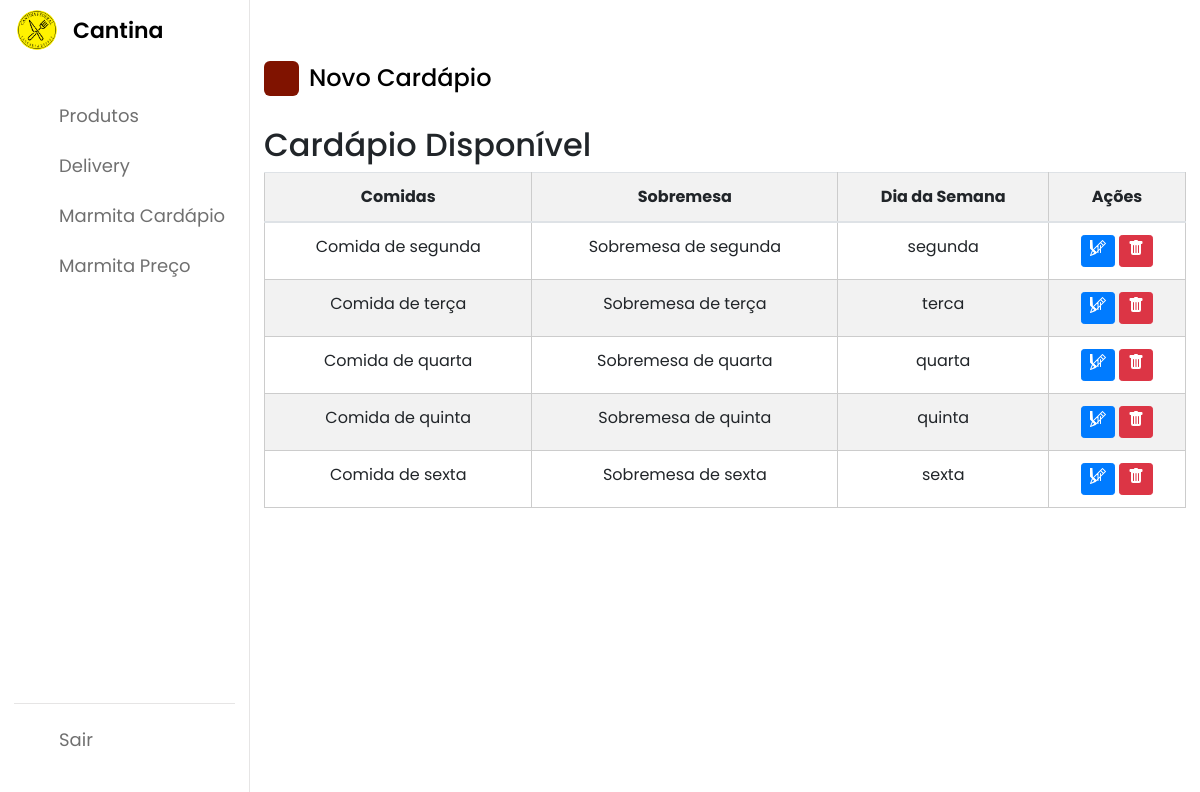
/homeadm/cardapioadm.php (signed in), run on an earlier commit of the app's database.
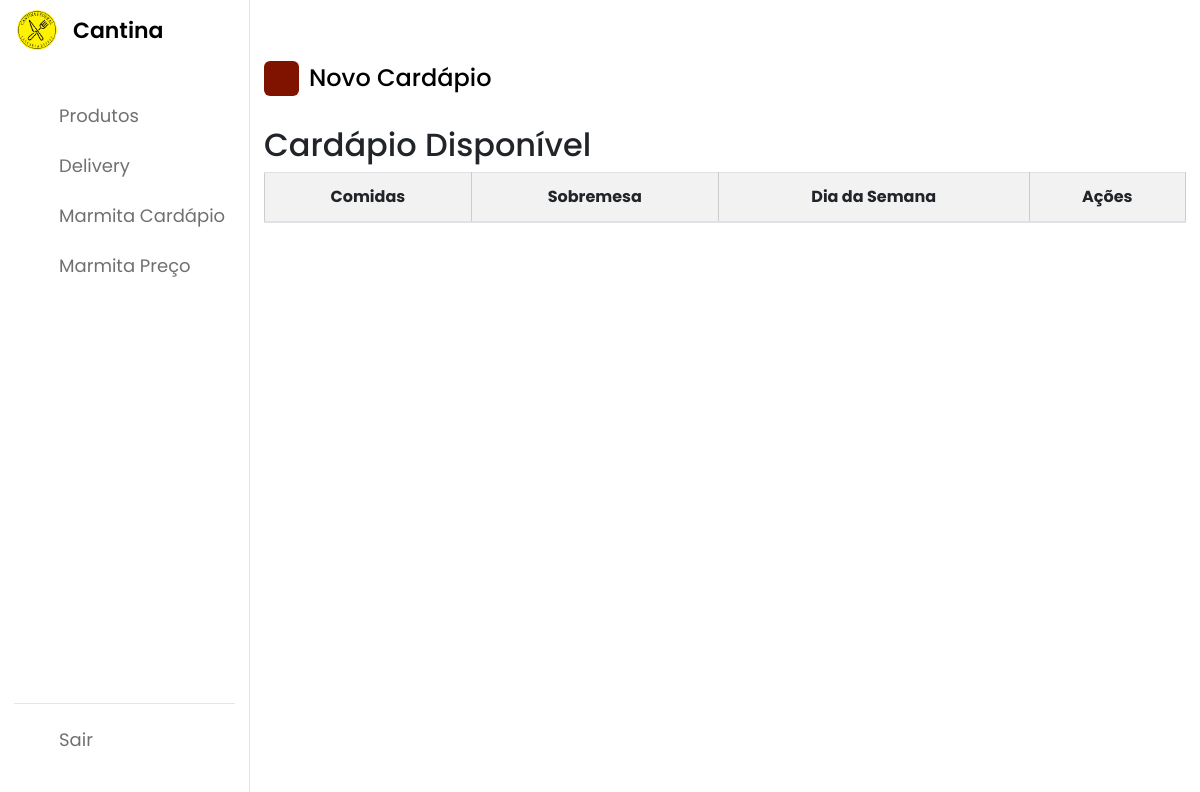
And on a later commit of the database.
### tables this page shows
CREATE TABLE cardapio (
    id_cardapio INT AUTO_INCREMENT PRIMARY KEY,
    comidas TEXT NOT NULL,
    sobremesa VARCHAR(255),
    dia_semana VARCHAR(10)
);

### homeadm/cardapioadm.php (the view, shortened to what this page needs)
<?php
include('../config.php');
$sql = "SELECT id_cardapio, comidas, sobremesa, dia_semana FROM cardapio";
$result = $conexao->query($sql);
?>
<!DOCTYPE html>
<html lang="pt-br">
<head>
    <link rel="stylesheet" href="https://maxcdn.bootstrapcdn.com/bootstrap/4.0.0/css/bootstrap.min.css">
    <link rel="stylesheet" href="https://unicons.iconscout.com/release/v4.0.0/css/line.css">
    <link rel="stylesheet" type="text/css" href="../css/homeadm.css">
</head>
<body>
    <nav>
        <div class="logo-name">
            <div class="logo-image">
                <img src="../fotos/cantinalogo.png" alt="">
            </div>
            <span class="logo_name">Cantina</span>
        </div>
        <div class="menu-items">
            <ul class="nav-links">
                <li>
                    <a href="homeadm.php">
                        <i class="uil uil-shopping-bag"></i>
                        <span class="link-name">Produtos</span>
                    </a>
                </li>
                <li>
                    <a href="marmitasadm.php">
                        <i class="uil uil-truck"></i>
                        <span class="link-name">Delivery</span>
                    </a>
                </li>
                <li>
                    <a href="cardapioadm.php">
                        <i class="uil uil-book"></i>
                        <span class="link-name">Marmita Cardápio</span>
                    </a>
                </li>
                <li>
                    <a href="tamanho.php">
                        <i class="uil uil-dollar-alt"></i>
                        <span class="link-name">Marmita Preço</span>
                    </a>
                </li>
            </ul>
            <ul class="logout-mode">
                <li>
                    <a href="../sair.php">
                        <i class="uil uil-signout"></i>
                        <span class="link-name">Sair</span>
                    </a>
                </li>
            </ul>
        </div>
    </nav>
    <section class="dashboard">
        <div class="top">
        </div>
        <div class="dash-content">
            <div class="overview">
                <a href="#" id="openCardapioModal" style="text-decoration: none;">
                    <div class="title">
                        <i class="uil uil-plus"></i>
                        <span class="text">Novo Cardápio</span>
                    </div>
                </a>
                <h2>Cardápio Disponível</h2>
                <div class="table-container">
                    <table class="table">
                        <thead>
                            <tr>
                                <th>Comidas</th>
                                <th>Sobremesa</th>
                                <th>Dia da Semana</th>
                                <th>Ações</th>
                            </tr>
                        </thead>
                        <tbody>
                            <?php
                            while ($cardapio_data = mysqli_fetch_assoc($result)) {
                                echo "<tr>";
                                echo "<td>" . $cardapio_data['comidas'] . "</td>";
                                echo "<td>" . $cardapio_data['sobremesa'] . "</td>";
                                echo "<td>" . $cardapio_data['dia_semana'] . "</td>";
                                echo "<td>
                                <a class='btn btn-sm btn-primary' href='javascript:void(0);' onclick=\"openEditCardapioModal('{$cardapio_data['id_cardapio']}', '{$cardapio_data['comidas']}', '{$cardapio_data['sobremesa']}', '{$cardapio_data['dia_semana']}')\" title='Editar'>
                                    <svg xmlns='http://www.w3.org/2000/svg' width='16' height='16' fill='currentColor' class='bi bi-pencil' viewBox='0 0 16 16'>
                                        <path d='M12.146.146a.5.5 0 0 1 .708 0l3 3a.5.5 0 0 1 0 .708l-10 10a.5.5 0 0 1-.168.11l-5 2a.5.5 0 0 1-.65-.650l2-5a.5.5 0 0 1 .11-.168l10-10zM11.207 2.5 13.5 4.793 14.793 3.5 12.5 1.207 11.207 2.5zm1.586 3L10.5 3.207 4 9.707V10h.5a.5.5 0 0 1 .5.5v.5h.5a.5.5 0 0 1 .5.5v.5h.293l6.5-6.5zm-9.761 5.175-.106.106-1.528 3.821 3.821-1.528.106.106a.5.5 0 0 1 0 .708l-10-10-.106.106a.5.5 0 0 1-.708 0l-3-3a.5.5 0 0 1 0 .708l10-10 .106-.106a.5.5 0 0 1 .708 0l3 3a.5.5 0 0 1 0 .708l-3 3zM3 13.5a.5.5 0 0 1 .5-.5H4V12a.5.5 0 0 1 .5-.5H5a.5.5 0 0 1 .5.5V12h.5a.5.5 0 0 1 .5.5V13a.5.5 0 0 1-.5.5H5V14a.5.5 0 0 1-.5.5H4a.5.5 0 0 1-.5-.5V13H3a.5.5 0 0 1-.5-.5zM8 5a.5.5 0 0 1 .5.5v7a.5.5 0 0 1-1 0v-7a.5.5 0 0 1 .5-.5zm3 .5v7a.5.5 0 0 1-1 0v-7a.5.5 0 0 1 1 0z'/>
                                    </svg>
                                </a>
                                <a class='btn btn-sm btn-danger' href='deletecardapio.php?id_cardapio=$cardapio_data[id_cardapio]' title='Deletar'>
                                    <svg xmlns='http://www.w3.org/2000/svg' width='16' height='16' fill='currentColor' class='bi bi-trash-fill' viewBox='0 0 16 16'>
                                        <path d='M2.5 1a1 1 0 0 0-1 1v1a1 1 0 0 0 1 1H3v9a2 2 0 0 0 2 2h6a2 2 0 0 0 2-2V4h.5a1 1 0 0 0 1-1V2a1 1 0 0 0-1-1H10a1 1 0 0 0-1-1H7a1 1 0 0 0-1 1H2.5zm3 4a.5.5 0 0 1 .5.5v7a.5.5 0 0 1-1 0v-7a.5.5 0 0 1 .5-.5zM8 5a.5.5 0 0 1 .5.5v7a.5.5 0 0 1-1 0v-7a.5.5 0 0 1 .5-.5zm3 .5v7a.5.5 0 0 1-1 0v-7a.5.5 0 0 1 1 0z'/>
                                    </svg>
                                </a>
                            </td>";
                                echo "</tr>";
                            }
                            ?>
                        </tbody>
                    </table>
                </div>
            </div>
        </div>
    </section>
</body>
</html>

### css/homeadm.css (style rules this page uses)
* { margin: 0; padding: 0; box-sizing: border-box; font-family: 'Poppins', sans-serif; }
:root { --primary-color: #801300; --panel-color: #FFF; --text-color: #000; --black-light-color: #707070; --border-color: #e6e5e5; --toggle-color: #DDD; --box1-color: #4DA3FF; --box2-color: #FFE6AC; --box3-color: #E7D1FC; --title-icon-color: #fff; --tran-05: all 0.5s ease; --tran-03: all 0.3s ease; --tran-03: all 0.2s ease; }
body { min-height: 100vh; background-color: var(--primary-color); overflow-x: auto; }
nav { position: fixed; top: 0; left: 0; height: 100%; width: 250px; padding: 10px 14px; background-color: var(--panel-color); border-right: 1px solid var(--border-color); transition: var(--tran-05); }
nav .logo-name { display: flex; align-items: center; }
nav .logo-image { display: flex; justify-content: center; min-width: 45px; }
nav .logo-image img { width: 40px; object-fit: cover; border-radius: 50%; }
nav .logo-name .logo_name { font-size: 22px; font-weight: 600; color: var(--text-color); margin-left: 14px; transition: var(--tran-05); }
nav .menu-items { margin-top: 40px; height: calc(100% - 90px); display: flex; flex-direction: column; justify-content: space-between; }
.menu-items li { list-style: none; }
.menu-items li a { display: flex; align-items: center; height: 50px; text-decoration: none; position: relative; }
.menu-items li a i { font-size: 24px; min-width: 45px; height: 100%; display: flex; align-items: center; justify-content: center; color: var(--black-light-color); }
.menu-items li a .link-name { font-size: 18px; font-weight: 400; color: var(--black-light-color); transition: var(--tran-05); }
.menu-items .logout-mode { padding-top: 10px; border-top: 1px solid var(--border-color); }
.dashboard { position: relative; left: 250px; background-color: var(--panel-color); min-height: 100vh; width: calc(100% - 250px); padding: 10px 14px; transition: var(--tran-05); }
.dashboard .top { position: fixed; top: 0; left: 250px; display: flex; width: calc(100% - 250px); justify-content: space-between; align-items: center; padding: 10px 14px; background-color: var(--panel-color); transition: var(--tran-05); z-index: 10; }
.dashboard .dash-content { padding-top: 50px; }
.dash-content .title { display: flex; align-items: center; margin-bottom: 30px; }
.dash-content .title i { position: relative; height: 35px; width: 35px; background-color: var(--primary-color); border-radius: 6px; color: var(--title-icon-color); display: flex; align-items: center; justify-content: center; font-size: 24px; }
.dash-content .title .text { font-size: 24px; font-weight: 500; color: var(--text-color); margin-left: 10px; }
.table-container { max-width: 100%; overflow-x: auto; }
.table { width: 100%; border-collapse: collapse; background-color: #fff; }
th { background-color: #f2f2f2; font-weight: bold; text-align: center; padding: 10px; }
th, td { padding: 10px; border: 1px solid #ccc; text-align: center; }
tr:nth-child(even) { background-color: #f2f2f2; }

What changed in the data, as far as the page shows it:
removed cardapio: comidas "Comida de segunda", sobremesa "Sobremesa de segunda", dia_semana "segunda"
removed cardapio: comidas "Comida de terça", sobremesa "Sobremesa de terça", dia_semana "terca"
removed cardapio: comidas "Comida de quarta", sobremesa "Sobremesa de quarta", dia_semana "quarta"
removed cardapio: comidas "Comida de quinta", sobremesa "Sobremesa de quinta", dia_semana "quinta"
removed cardapio: comidas "Comida de sexta", sobremesa "Sobremesa de sexta", dia_semana "sexta"
